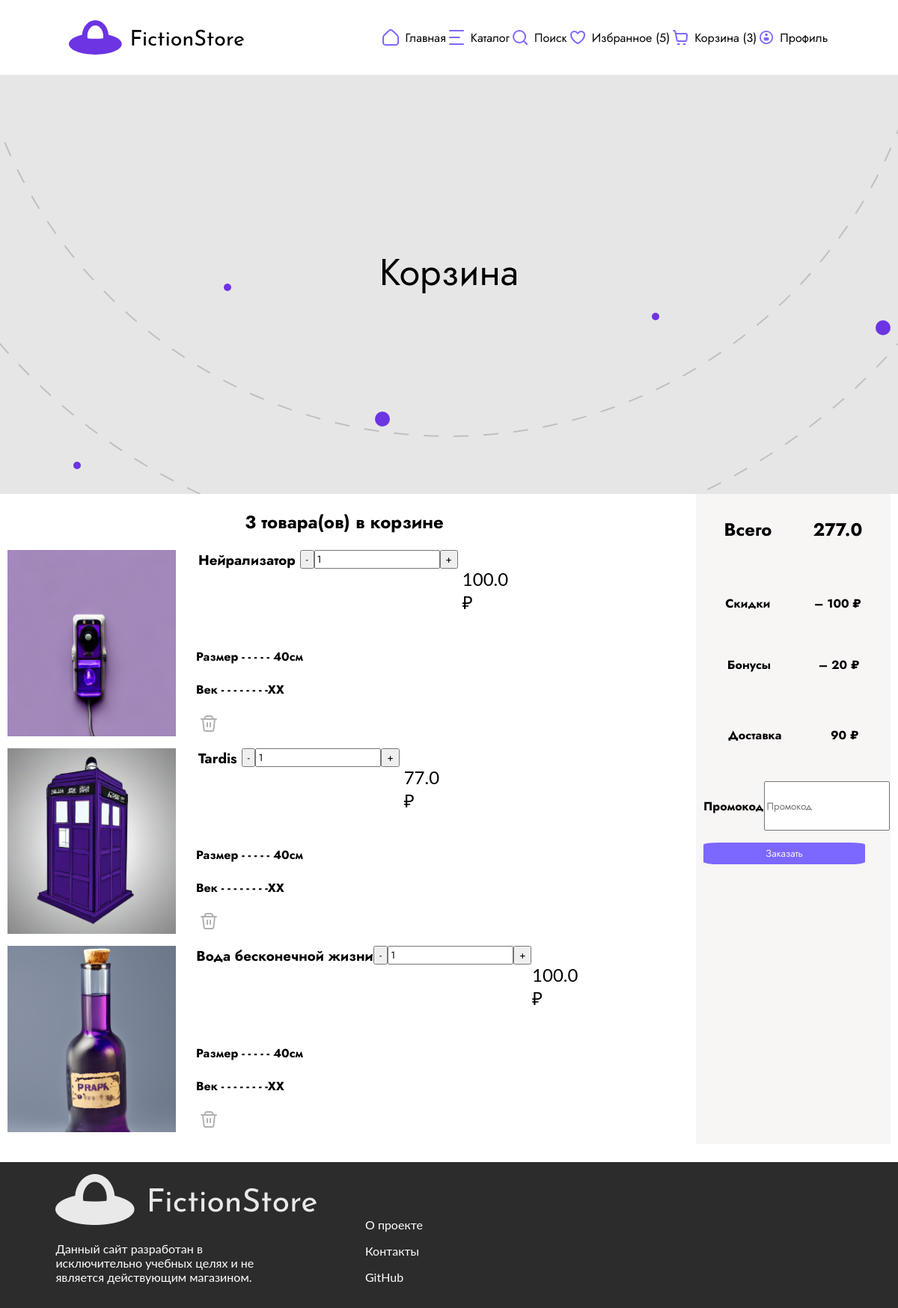
/basket (signed in), run on the app's committed database.
### app/models.py (models this page shows)
class Item(db.Model):
    __tablename__ = "item"
    id              = db.Column(db.Integer, primary_key=True)
    title           = db.Column(db.String(100), nullable=False)
    price           = db.Column(db.Float, nullable=False)
    description     = db.Column(db.String(1000), nullable=False)
    images          = db.Column(db.JSON) # [ "str", ... ]
    colors          = db.Column(db.JSON) # [ "str", ... ]
    science         = db.Column(db.String(50))
    comments        = db.relationship("Comment", backref="item")

### app/controllers.py (the view)
@app.route('/basket')
def basket():
    user = authToken(request)
    favs_len, basket_len = favs_basket_len(user)
    if user:
        basket=user.basket
    else:
        basket=None
    return render_template('basket.html', favs_len=favs_len,
                           basket_len=basket_len, basket=basket)

### app/controllers.py (called while the page is built)
def authToken(request):
    token = request.cookies.get('token')
    if not token or not (user := db.session.query(User).filter_by(token=token).first()):
        return False
    else:
        return user

def favs_basket_len(user):
    if user:
        return len(user.favourites), len(user.basket)
    else:
        return 0, 0

### app/templates/basket.html (shortened to what this page needs)
<!DOCTYPE html>
<html lang="en">
<head>
    <link rel="stylesheet" href="static/styles/style.css">
</head>
<body>
    <header>
        <div class="navigator">
            <a href="/" style="display: contents;"><img src="static/img/gui/logo.svg"></a>
            <nav class="hide">
                <span>
                    <img src="static/img/gui/home.svg">
                    <a href="/">Главная</a>
                </span>
                <span>
                    <img src="static/img/gui/Catalog.svg">
                    <a href="catalog">Каталог</a>
                </span>
                <span>
                    <img src="static/img/gui/Search.svg">
                    <a href="#search">Поиск</a>
                </span>
                <span>
                    <img src="static/img/gui/favourite.svg">
                    <a href="favourites">Избранное ({{ favs_len }})</a>
                </span>
                <span>
                    <img src="static/img/gui/backets.svg">
                    <a href="basket">Корзина ({{ basket_len }})</a>
                </span>
                <span>
                    <img src="static/img/gui/Profile.svg">
                    <a href="profile">Профиль</a>
                </span>
            </nav>
        </div>
    </header>
    <main>
        <h1>Корзина</h1>
    </main>
    <div class="types">
        <div class="catalog">
            {% if basket %}
                <h2>{{ basket|length }} товара(ов) в корзине</h2>
                {% set vars = {'sum': 0} %}
                {% for item in basket %}
                <div class="item">
                    <span>
                        <img src="static/img/items/{{ item.images.0 }}" height="auto" width="25%">
                        <div class="character">
                            <span>
                                <h3 style="margin:0;">{{ item.title }}</h3>
                                <div class="quantity_inner" width="60%" style="display:flex;flex-direction:row;height:20%;align-items:center;">
                                    <button class="bt_minus">-</button>
                                    <input type="text" class="quantity" value="1" data-max-count="20">
                                    <button class="bt_plus">+</button>
                                </div>
                                <div class="price">
                                    <p>{{ item.price }} ₽</p>
                                </div>
                            </span>
                            <div class="characteristic">
                                <h4>Размер - - - - - 40см</h4>
                                <h4>Век - - - - - - - -XX</h4>
                            </div>
                            <button style="background:none;border:none;"><img src="static/img/gui/delete.svg"></button>
                        </div>
                    </span>
                </div>
                {% endfor %}
            {% endif %}
        </div>
        <aside style="background:rgba(248, 245, 245, 1);padding:10px;display:block;position:relative;" height="500px">
            <span>
                <h2>Всего</h2>
                <h2>{{ vars['sum'] }}</h2>
            </span>
            <hr style="background:none;height:5px; width:100%">
            <span>
                <h4>Скидки</h4>
                <h4>– 100 ₽</h4>
            </span>
            <span>
                <h4>Бонусы</h4>
                <h4>– 20 ₽</h4>
            </span>
            <hr style="background:none;height:5px; width:100%">
            <span>
                <h4>Доставка</h4>
                <h4>90 ₽</h4>
            </span>
            <hr style="background:none;height:5px; width:100%">
            <span>
                <h4>Промокод</h4>
                <input type="text" method="POST" name="promo" placeholder="Промокод">
            </span>
            <button style="background:rgba(124, 103, 255, 1);border:none;border-radius:10%;padding:5px;width:90%;"><a href="#" style="color:rgba(244, 241, 255, 1);">Заказать</a></button>
        </aside>
    </div>
    <footer>
        <div class="annotation">
            <img src="static/img/gui/white_logo.png">
            <p>Данный сайт разработан в исключительно учебных целях и не является действующим магазином.</p>
        </div>
        <div class="nav_footer">
            <a href="https://github.com/BeidinaDaria/Fiction-store/blob/main/README.md">
                <p>О проекте</p>
            </a>
            <a href="https://github.com/BeidinaDaria/Fiction-store/blob/main/README.md">
                <p>Контакты</p>
            </a>
            <a href="https://github.com/BeidinaDaria/Fiction-store.git">
                <p>GitHub</p>
            </a>
        </div>
    </footer>
</body>
</html>

### app/static/styles/style.css (style rules this page uses)
body, html { margin: 0; overflow-x: hidden; }
@media (min-width: 900px) { * { font-family: 'Jost', sans-serif; } }
@media (min-width: 900px) { span { display: flex; flex-direction: row; justify-content: space-around; } }
@media (min-width: 900px) { h2 { text-align: center; } }
@media (min-width: 900px) { p { font-family: lato, Arial, Helvetica, sans-serif; } }
@media (min-width: 900px) { a { text-decoration: none; } }
@media (min-width: 900px) { header { display: flex; flex-direction: column; background: #FAF8F8; margin-bottom: 0; height: 100px; } }
@media (min-width: 900px) { header > .navigator > .hide > span { height: 100px; margin: 50px 0; } }
@media (min-width: 900px) { header > .navigator, header > .navigator > nav { background: #ffffff; display: flex; flex-direction: row; justify-content: space-around; height: 100%; align-items: center; } }
@media (min-width: 900px) { header > .navigator > nav { width: 50%; height: 25%; vertical-align: middle; background: none; } }
@media (min-width: 900px) { header > .navigator > a { display: none; } }
@media (min-width: 900px) { header a { color: #000; } }
@media (min-width: 900px) { .hide > span { display: flex; align-items: center; } }
@media (min-width: 900px) { .hide > span > img { padding-right: 8px; } }
@media (min-width: 900px) { main { height: 70vh; background: url(../img/gui/kruzhochki.svg); background-position: center; background-repeat: no-repeat; background-attachment: scroll; margin-top: 0; display: flex; flex-direction: column; justify-content: center; align-items: center; background-color: #E6E6E6; } }
@media (min-width: 900px) { main > h1 { margin-top: 0; width: 50%; text-align: center; font-size: 50px; font-weight: 400; } }
@media (min-width: 900px) { footer { background: rgba(44, 44, 44, 1); margin-top: 2%; padding: 1rem; } }
@media (min-width: 900px) { footer > .annotation, footer > .nav_footer { display: inline-block; color: white; } }
@media (min-width: 900px) { footer > .annotation { width: 25%; margin-left: 5%; } }
@media (min-width: 900px) { footer > .annotation > p { color: white; } }
@media (min-width: 900px) { footer > .nav_footer { margin-left: 10%; } }
@media (min-width: 900px) { footer > .nav_footer > a { color: white; } }
@media (min-width: 900px) { span { margin-bottom: 2vh; } }
@media (min-width: 900px) { .types { display: flex; flex-direction: row; justify-content: space-around; } }
@media (min-width: 900px) { .types > aside { display: flex; flex-direction: column; width: 20%; } }
@media (min-width: 900px) { input, label { display: inline-block; } }
@media (min-width: 900px) { .types > .catalog { display: flex; flex-direction: column; width: 75%; flex-wrap: wrap; } }
@media (min-width: 900px) { .price { text-transform: uppercase; font-weight: 400; font-size: 3vh; width: 15%; } }
@media (min-width: 900px) { hr { height: 5px; border: none; background: rgba(124, 103, 255, 1); } }
@media (min-width: 900px) { .catalog > div > span { justify-content: flex-start; } }
@media (min-width: 900px) { .character { margin-left: 3%; } }

### data on the page
Item: shows a picture, title "Нейрализатор", price "100.0"
Item: shows a picture, title "Tardis", price "77.0"
Item: shows a picture, title "Вода бесконечной жизни", price "100.0"

### other printed values
{{ favs_len }} "5"
{{ basket_len }} "3"
{{ basket|length }} "3"
{{ vars['sum'] }} "277.0"
